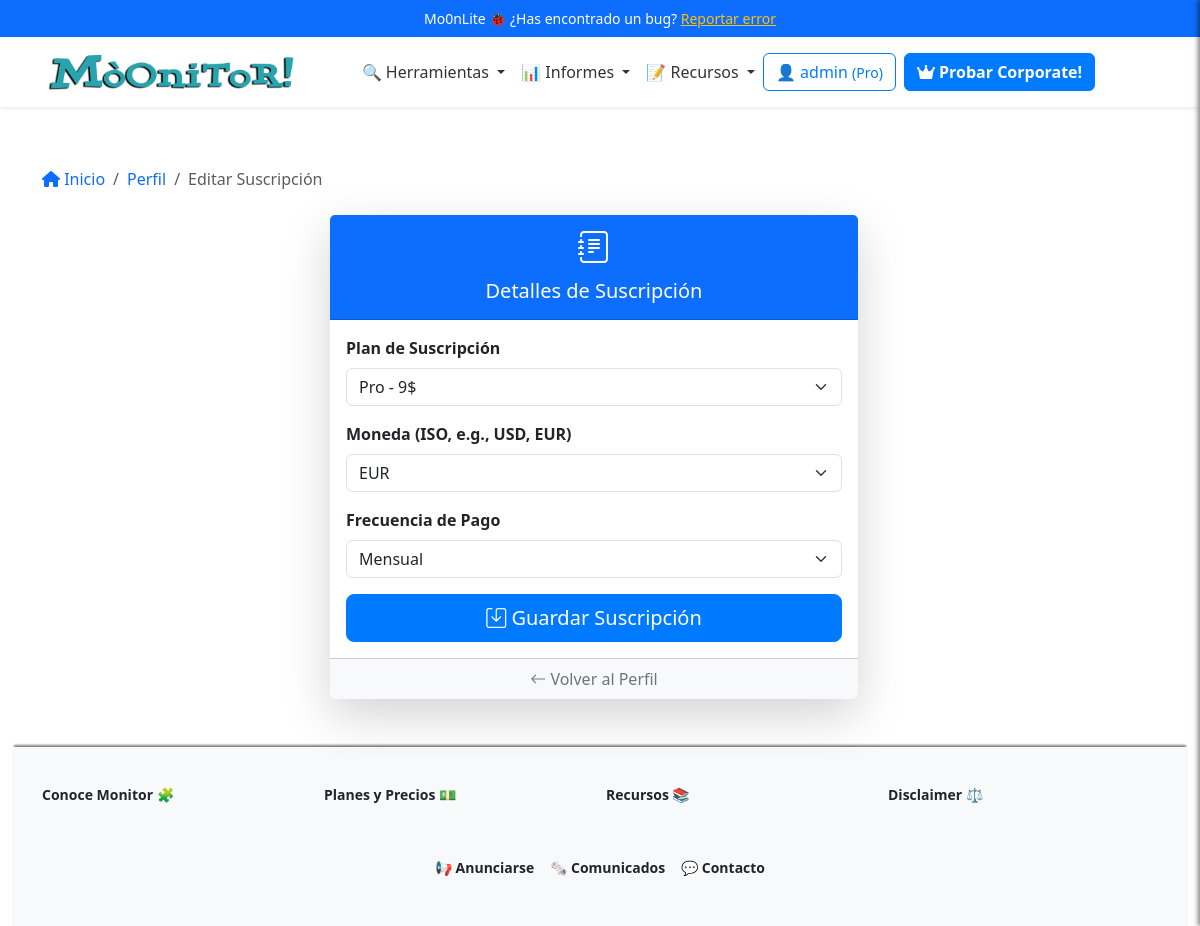
The page /profile/subscription (signed in) on the database its author committed.
### app/models/user_model.py (models this page shows, shortened)
class Users(UserMixin, db.Model):
    __tablename__ = 'Users'
    id = db.Column(db.Integer, primary_key=True)
    username = db.Column(db.String(80), unique=True, nullable=False)
    email = db.Column(db.String(120), unique=True, nullable=False)
    password_hash = db.Column(db.String(255), nullable=False)
    token = db.Column(db.String(255), index=True, unique=True)
    active = db.Column(db.Boolean, default=False)
    registered_on = db.Column(db.DateTime,
                              nullable=False,
                              default=datetime.datetime.utcnow)
    config = db.Column(JSONType)
    role = db.Column(db.String(20), nullable=False, default='usuario')
    subscription_plan = db.Column(Enum('Free',
                                       'Pro',
                                       'Corporate',
                                       name='subscription_plans'),
                                  default='Free')
    subscription_currency = db.Column(
        db.String(3), default='EUR')  # ISO currency codes (e.g., USD, EUR)
    subscription_expiration = db.Column(db.DateTime, nullable=True)
    subscription_frequency = db.Column(Enum('Monthly',
                                            'Annually',
                                            name='subscription_frequency'),
                                       default='Monthly')
    primary_payment = db.Column(JSONType, nullable=True)  # IBAN, SWIFT, etc.
    secondary_payment = db.Column(JSONType, nullable=True)
    transactions = db.relationship('Transaction', backref='user', lazy=True)
    def is_subscription_active(self):
        if not self.subscription_expiration:
            return False
        return self.subscription_expiration > datetime.datetime.utcnow()

### app/controllers/user_controller.py (the view, shortened to what this page needs)
@app.route('/profile/subscription', methods=['GET', 'POST'])
@login_required
def edit_subscription():
    breadcrumbs = [{
        'url': '/profile',
        'text': 'Perfil'
    }, {
        'url': '/profile/subscription',
        'text': 'Editar Suscripción'
    }]
    user = Users.query.get(current_user.id)
    form = SubscriptionForm()
    if request.method == 'GET':
        form.subscription_plan.data = user.subscription_plan
        form.subscription_currency.data = user.subscription_currency
        form.subscription_frequency.data = user.subscription_frequency
    return render_template('user/edit_subscription.html',
                           form=form,
                           breadcrumbs=breadcrumbs)

### app/forms.py
class SubscriptionForm(FlaskForm):
    subscription_plan = SelectField('Plan de Suscripción',
                                    choices=[('Free', 'Free - 0$'),
                                             ('Pro', 'Pro - 9$'),
                                             ('Corporate', 'Corporate - 129$')
                                             ],
                                    validators=[DataRequired()])
    subscription_currency = StringField('Moneda (ISO, e.g., USD, EUR)',
                                        validators=[DataRequired()])
    subscription_frequency = SelectField('Frecuencia de Pago',
                                         choices=[('Monthly', 'Mensual'),
                                                  ('Annually', 'Anual')],
                                         validators=[DataRequired()])
    submit = SubmitField('Guardar Suscripción')

### app/__init__.py (called while the page is built)
@app.context_processor
def inject_sidebar_info():
    return dict(is_admin=current_user.is_authenticated
                and current_user.role == 'admin')

@app.context_processor
def inject_breadcrumb():
    breadcrumbs = [{
        'url': '/',
        'text': 'Inicio'
    }, {
        'url': '/profile',
        'text': 'Opcion 1'
    }, {
        'url': '/profile/edit',
        'text': 'Sub opcion 1'
    }]
    return {'breadcrumbs': breadcrumbs}

@app.context_processor
def inject_grouped_tools():
    grouped_tools = {}
    for category, tools_in_category in groupby(sorted(
            tools, key=itemgetter('category')),
                                               key=itemgetter('category')):
        subcategories = {}
        for subcategory, tools_in_subcategory in groupby(
                sorted(tools_in_category, key=itemgetter('subcategory')),
                key=itemgetter('subcategory')):
            subcategories[subcategory] = list(tools_in_subcategory)
        grouped_tools[category] = subcategories
    return dict(grouped_tools=grouped_tools)

@login_manager.user_loader
def load_user(user_id):
    return Users.query.get(int(user_id))

### app/templates/user/edit_subscription.html (shortened to what this page needs)
{% extends 'base.html' %}
{% block content %}
{% include 'inc/breadcrumbs.html' %}
<div class="container mb-5">
    <div class="row justify-content-center">
        <div class="col-lg-6 col-md-8">
            <div class="card shadow-lg border-0">
                <div class="card-header bg-primary text-white text-center">
                    <i class="bi bi-journal-text" style="font-size: 2rem;"></i>
                    <h5 class="mt-2">Detalles de Suscripción</h5>
                </div>
                <div class="card-body">
                    <form method="POST" class="needs-validation" novalidate>
                        <div class="mb-3">
                            {{ form.subscription_plan.label(class="form-label fw-bold") }}
                            {{ form.subscription_plan(class="form-select") }}
                        </div>
                        <div class="mb-3">
                            {{ form.subscription_currency.label(class="form-label fw-bold") }}
                            {{ form.subscription_currency(class="form-select") }}
                        </div>
                        <div class="mb-3">
                            {{ form.subscription_frequency.label(class="form-label fw-bold") }}
                            {{ form.subscription_frequency(class="form-select") }}
                        </div>
                        <div class="d-grid">
                            <button type="submit" class="btn btn-primary btn-lg">
                                <i class="bi bi-save"></i> Guardar Suscripción
                            </button>
                        </div>
                    </form>
                </div>
                <div class="card-footer text-center bg-light">
                    <a href="/profile" class="text-decoration-none text-secondary">
                        <i class="bi bi-arrow-left"></i> Volver al Perfil
                    </a>
                </div>
            </div>
        </div>
    </div>
</div>
{% endblock %}

### app/templates/inc/navbar.html (shortened to what this page needs)
<nav class="navbar navbar-expand-lg navbar-light bg-white shadow-sm">
  <div class="container">
    <a class="navbar-brand mx-auto" href="{{ url_for('index') }}">
      <img src="{{ url_for('static', filename='logo.png') }}" alt="Logo" height="50"
        class="d-inline-block align-text-top">
    </a>
    <div class="collapse navbar-collapse justify-content-center" id="navbarNav">
      <ul class="navbar-nav align-items-center">
        <li class="nav-item dropdown">
          <a class="nav-link dropdown-toggle" href="#" id="domainDnsDropdown" role="button" data-bs-toggle="dropdown"
            aria-expanded="false">
            🔍 Herramientas
          </a>
        </li>
        <li class="nav-item dropdown">
          <a class="nav-link dropdown-toggle" href="#" id="domainDnsDropdown" role="button" data-bs-toggle="dropdown"
            aria-expanded="false">
            📊 Informes
          </a>
        </li>
        <li class="nav-item dropdown">
          <a class="nav-link dropdown-toggle" href="#" id="domainDnsDropdown" role="button" data-bs-toggle="dropdown"
            aria-expanded="false">
            📝 Recursos
          </a>
        </li>
      </ul>
    <div class="d-flex flex-column flex-sm-row align-items-center justify-content-center ms-0 mb-3 mt-3">
      {% if current_user.is_authenticated %}
          <a href="/dashboard" class="btn btn-outline-primary mb-2 mb-sm-0 me-sm-2">
              <span class="item-responsive">👤 {{ current_user.username }}
                  <small>({{ current_user.subscription_plan }})</small>
              </span>
          </a>
          {% if current_user.subscription_plan == "Free" %}
              <a class="btn btn-primary mb-2 mb-sm-0 me-sm-2 text-decoration-none fw-semibold" href="{{ url_for('edit_subscription') }}">
                  <i class="fa-solid fa-rocket"></i> Mejorar!
              </a>
          {% elif current_user.subscription_plan == "Pro" %}
              <a class="btn btn-primary mb-2 mb-sm-0 me-sm-2 text-decoration-none fw-semibold" href="{{ url_for('edit_subscription') }}">
                  <i class="fa-solid fa-crown"></i> Probar Corporate!
              </a>
          {% endif %}
      {% endif %}
  </div>
    </div>
  </div>
</nav>

### app/static/css/style.css (style rules this page uses)
:root { --primary-color: #007bff; --secondary-color: #6c757d; --background-color: #f8f9fa; --text-color: #212529; --info-color: #7c71c5; --navbar-background: white; --navbar-shadow: 0 4px 2px -2px rgba(0, 0, 0, 0.1); --navbar-link: #333; --white: #fff; --featured-column: #f9f9f9; --menu-header: #000; --menu-separator: #ccc; --hover-background: #e0e0e0; }
body { display: flex; flex-direction: column; min-height: 100vh; background-image: url('https://ciberpunk.es/wp-content/uploads/2020/12/finance4-section-bg2.png'); background-repeat: repeat-y; background-blend-mode: normal; }
.navbar { background-color: var(--navbar-background); box-shadow: var(--navbar-shadow); width: 100%; display: block; padding: 0; position: relative; }
.navbar-nav .nav-link { color: var(--navbar-link); }
.btn-primary { background-color: var(--primary-color); border-color: var(--primary-color); }
.btn-outline-primary { border-color: var(--primary-color); color: var(--primary-color); }
.row { margin-right: 0 !important; }

### app/templates/user/edit_subscription.html (style rules this page uses)
.card-header i { display: block; margin: auto; }

### rows shown on the page
Users: username "admin", subscription_plan "Pro", subscription_plan "Pro - 9$", subscription_currency "EUR", subscription_frequency "Mensual"

### other values the page prints
{{ crumb.text }} "Perfil"
{{ crumb.text }} "Editar Suscripción"
